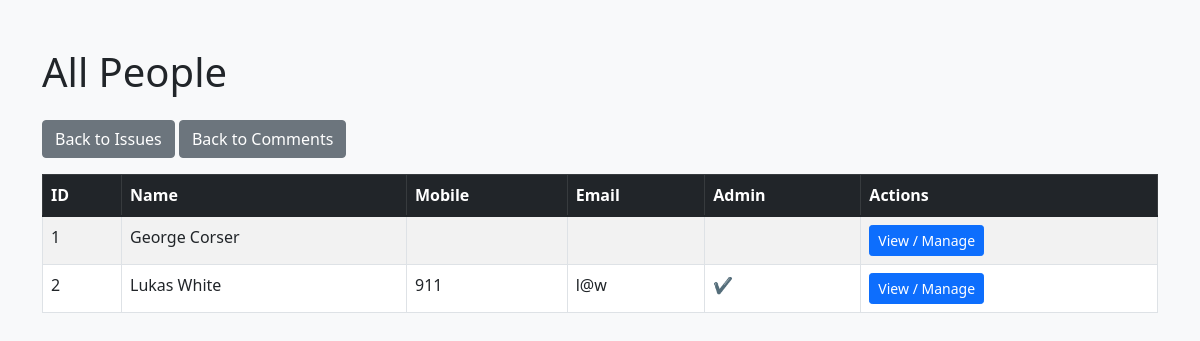
Before: /persons_list.php (signed in) with the older database file.
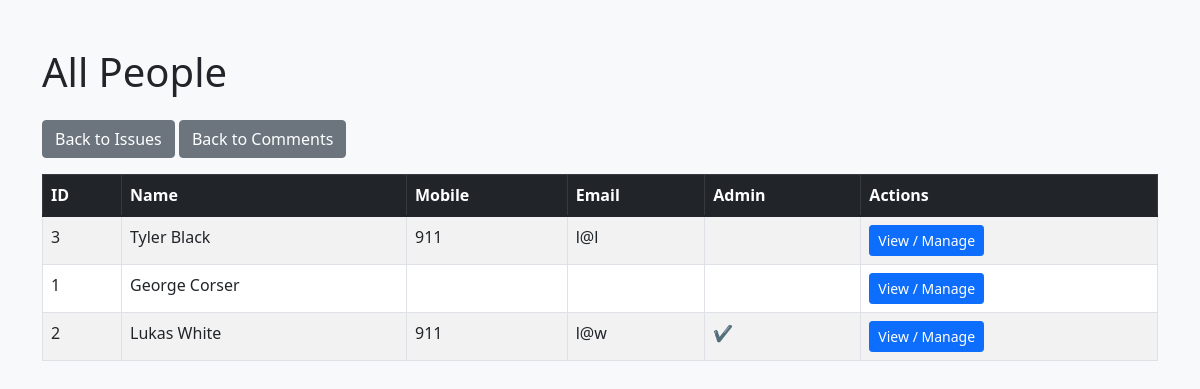
After: the same page with the newer database file.
### tables this page shows
CREATE TABLE `iss_persons` (
  `id` int(11) NOT NULL,
  `fname` varchar(255) NOT NULL,
  `lname` varchar(255) NOT NULL,
  `mobile` varchar(255) NOT NULL,
  `email` varchar(255) NOT NULL,
  `pwd_hash` varchar(255) NOT NULL,
  `pwd_salt` varchar(255) NOT NULL,
  `admin` varchar(255) NOT NULL
);

### persons_list.php (the view, shortened to what this page needs)
<?php
include 'config.php';
$persons = $conn->query("SELECT * FROM iss_persons ORDER BY lname ASC, fname ASC")->fetch_all(MYSQLI_ASSOC);
?>
<!DOCTYPE html>
<html lang="en">
<head>
    <link href="https://cdn.jsdelivr.net/npm/bootstrap@5.1.3/dist/css/bootstrap.min.css" rel="stylesheet">
</head>
<body class="bg-light">
<div class="container mt-5">
    <h1 class="mb-4">All People</h1>
    <a href="issue_list.php" class="btn btn-secondary mb-3">Back to Issues</a>
    <a href="comment_list.php" class="btn btn-secondary mb-3">Back to Comments</a>
    <?php if (count($persons) > 0): ?>
        <table class="table table-bordered table-striped bg-white">
            <thead class="table-dark">
                <tr>
                    <th>ID</th>
                    <th>Name</th>
                    <th>Mobile</th>
                    <th>Email</th>
                    <th>Admin</th>
                    <th>Actions</th>
                </tr>
            </thead>
            <tbody>
            <?php foreach ($persons as $person): ?>
                <tr>
                    <td><?php echo $person['id']; ?></td>
                    <td><?php echo htmlspecialchars($person['fname'] . ' ' . $person['lname']); ?></td>
                    <td><?php echo htmlspecialchars($person['mobile']); ?></td>
                    <td><?php echo htmlspecialchars($person['email']); ?></td>
                    <td><?php echo $person['admin'] == 1 ? '✔️' : ''; ?></td>
                    <td>
                        <a href="person.php?id=<?php echo $person['id']; ?>" class="btn btn-primary btn-sm">
                            View / Manage
                        </a>
                    </td>
                </tr>
            <?php endforeach; ?>
            </tbody>
        </table>
    <?php else: ?>
        <p>No people found.</p>
    <?php endif; ?>
</div>
</body>
</html>

Changed rows visible on the page:
added iss_persons: id "3", fname+lname "Tyler Black", mobile "911", email "l@l"
